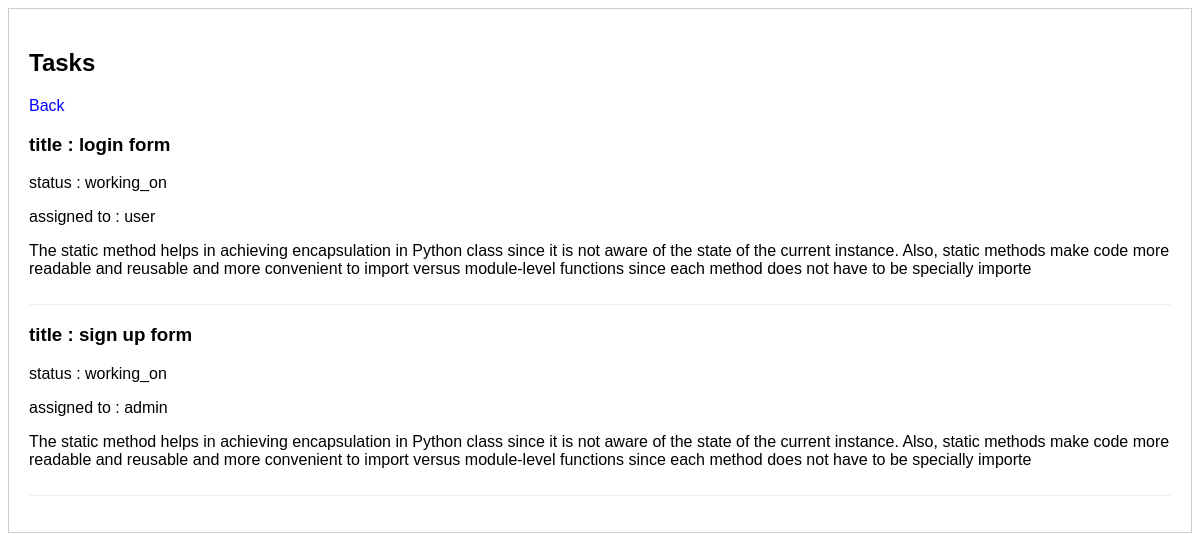
/tasks/, run on the app's committed database.
### projects/models.py (models this page shows, shortened)
class ProjectTasks(models.Model):
    class Meta:
        verbose_name = "project's tasks"
        verbose_name_plural = "project's tasks"
    task_choices = (
        ('free', 'free'),
        ('working_on', 'working on'),
        ('done', 'done')
    )
    title = models.CharField(max_length=59)
    content = models.CharField(max_length=300, default=None)
    assigned_to = models.ForeignKey(
        CustomUser, verbose_name=_("assigned to"),
        on_delete=models.CASCADE,
        blank=True,
        null=True
    )
    time_to_finish = models.DateField(verbose_name=_("time to finish"), default=None)
    task_status = models.CharField(
        max_length=10,
        choices=task_choices
    )
    image = models.ImageField(
        upload_to = 'projects/images/',
        null=True,
        blank=True,
        default=None
    )

### authe/models.py (models this page shows)
class CustomUser(AbstractBaseUser, PermissionsMixin):
    username_validator = UnicodeUsernameValidator()
    username = models.CharField(
        _("username"), #this is used for translation; helps users in different lan
        max_length=150,
        default=None,
        unique=True,
        null=False,
        blank=False,
        help_text=(
            "Required. 150 characters or fewer. Letters, digits and @/./+/-/_ only."
        ),
        error_messages={
            "unique": ("A user with that username already exists."),
        },
    )
    first_name = models.CharField(_("first name"), max_length=150, blank=True)
    last_name = models.CharField(_("last name"), max_length=150, blank=True)
    email = models.EmailField(_("email address"), blank=True, unique=False)
    is_staff = models.BooleanField(
        _("staff status"),
        default=False,
        help_text=_("Designates whether the user can log into this admin site."),
    )
    is_active = models.BooleanField(
        _("active"),
        default=True,
        help_text=_(
            "Designates whether this user should be treated as active. "
            "Unselect this instead of deleting accounts."
        ),
    )
    date_joined = models.DateTimeField(_("date joined"), default=timezone.now)
    objects = CustomUserManager()
    USERNAME_FIELD = "username"
    REQUIRED_FIELDS = ['email']
    def __str__(self):
        return self.username

### projects/views.py (the view)
# urls.py: path('tasks/', views.tasks_display, name="tasks"),
def tasks_display(request):
    return render(
        request, 'projects/tasks.html', {'tasks': ProjectTasks.objects.all()}
    )

### templates/projects/tasks.html (shortened to what this page needs)
{% load static %}
<html lang="en">
<head>
    <link rel="stylesheet" href="{% static 'projects/css/homepage.css' %}">
</head>
<body>
    <div class="tasks">
        <h2>Tasks</h2>
        <a style="text-decoration: none;" href="{% url 'projects:homepage' %}">Back</a>
        {% if tasks %}
        <ul>
            {% for task in tasks %}
            <li>
                <h3>title : {{ task.title }}</h3>
                <p>status : {{ task.task_status }}</p>
                <p>assigned to : {{ task.assigned_to }}</p>
                <p>{{ task.content }}</p>
            </li>
            {% endfor %}
        </ul>
        {% else %}
            <p>oops, no tasks here yet!</p>
        {% endif %}
    </div>
</body>
</html>

### static/projects/css/homepage.css (style rules this page uses)
body { font-family: sans-serif; }
h1, h2 { margin-bottom: 20px; }
.projects, .tasks { border: 1px solid #ccc; padding: 20px; margin-bottom: 20px; }
.projects ul, .tasks ul { list-style: none; padding: 0; }
.projects li, .tasks li { margin-bottom: 10px; border-bottom: 1px solid #eee; padding-bottom: 10px; }
.projects a, .tasks a { color: blue; text-decoration: none; }

### data on the page
ProjectTasks: title "login form", task_status "working_on", assigned_to "user", content "The static method helps in achieving encapsulation in Python class since it is not aware of the state of the current instance. Also, static methods make code more readable and reusable and more convenient to import versus module-level functions since each method does not have to be specially importe"
ProjectTasks: title "sign up form", task_status "working_on", assigned_to "admin", content "The static method helps in achieving encapsulation in Python class since it is not aware of the state of the current instance. Also, static methods make code more readable and reusable and more convenient to import versus module-level functions since each method does not have to be specially importe"
